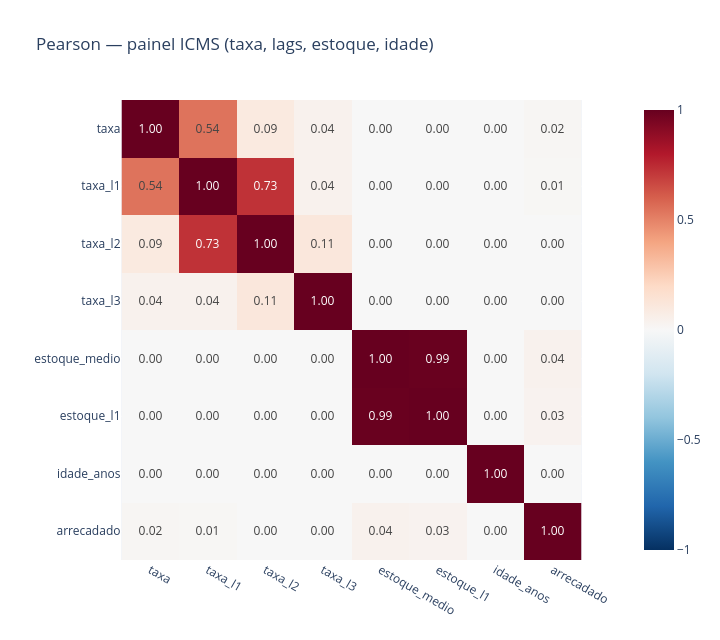

This figure's notebook cell:
### Markdown cell above
### Como ler o heatmap

Células próximas de **+1**: as duas séries sobem/descem juntas (Pearson linear; Spearman monótono). Próximas de **0**: pouca associação linear/monótona. Valores altos em `taxa × taxa_l1` (e `l2`/`l3`) indicam **persistência** da taxa de arrecadação no mesmo débito — sinal útil para os modelos da etapa 6.

`idade_anos × taxa`: se negativo, CDAs mais velhas tendem a arrecadar menos relativo ao estoque (leitura descritiva, não causal).

### Code cell
import polars as pl
import plotly.express as px
from pathlib import Path

out = ARTIFACTS if "ARTIFACTS" in globals() else Path.cwd() / "eda_completo_artifacts"
corr_path = out / "corr_lags_icms.csv"
cdf = pl.read_csv(corr_path)
both = pl.concat([
    cdf.select("var_a", "var_b", "pearson"),
    cdf.filter(pl.col("var_a") != pl.col("var_b")).select(
        pl.col("var_b").alias("var_a"), pl.col("var_a").alias("var_b"), "pearson"
    ),
])
vars_order = ["taxa", "taxa_l1", "taxa_l2", "taxa_l3", "estoque_medio", "estoque_l1", "idade_anos", "arrecadado"]
Z = []
for va in vars_order:
    row = []
    for vb in vars_order:
        hit = both.filter((pl.col("var_a") == va) & (pl.col("var_b") == vb))
        row.append(None if hit.height == 0 else hit["pearson"][0])
    Z.append(row)

fig = px.imshow(
    Z, x=vars_order, y=vars_order, color_continuous_scale="RdBu_r", zmin=-1, zmax=1,
    title="Pearson — painel ICMS (taxa, lags, estoque, idade)",
    text_auto=".2f",
)
fig.update_layout(width=720, height=640)
fig.show()
fig.write_html(str(out / "fig_corr_pearson_lags.html"))

auto = cdf.filter(
    (pl.col("var_a") == "taxa") & pl.col("var_b").is_in(["taxa_l1", "taxa_l2", "taxa_l3"])
).select("var_b", "pearson", "spearman")
fig2 = px.bar(
    auto.to_dicts(), x="var_b", y=["pearson", "spearman"], barmode="group",
    title="Persistência da taxa: corr(taxa, lag k)",
    labels={"var_b": "lag", "value": "correlação"},
)
fig2.show()
fig2.write_html(str(out / "fig_autocorr_taxa_lags.html"))
print("figs salvos")

### Figure 1 — Plotly figure (JSON) as saved in the notebook; plotly's stock layout.template omitted (floating-point values rounded to 4 significant figures)
{"data": [{"coloraxis": "coloraxis", "hovertemplate": "x: %{x}<br>y: %{y}<br>color: %{z}<extra></extra>", "name": "0", "texttemplate": "%{z:.2f}", "type": "heatmap", "x": ["taxa", "taxa_l1", "taxa_l2", "taxa_l3", "estoque_medio", "estoque_l1", "idade_anos", "arrecadado"], "xaxis": "x", "y": ["taxa", "taxa_l1", "taxa_l2", "taxa_l3", "estoque_medio", "estoque_l1", "idade_anos", "arrecadado"], "yaxis": "y", "z": [[1.0, 0.5445, 0.09425, 0.04269, -5.227e-05, -5.031e-05, -9.067e-05, 0.01621], [0.5445, 1.0, 0.7287, 0.04268, -4.081e-05, -4.09e-05, -7.617e-05, 0.01062], [0.09425, 0.7287, 1.0, 0.1108, -3.959e-05, -3.981e-05, -6.656e-05, 0.001418], [0.04269, 0.04268, 0.1108, 1.0, -0.0001384, -0.0001393, -0.0001875, 0.0002904], [-5.227e-05, -4.081e-05, -3.959e-05, -0.0001384, 1.0, 0.9947, 0.001151, 0.04032], [-5.031e-05, -4.09e-05, -3.981e-05, -0.0001393, 0.9947, 1.0, 0.001271, 0.03409], [-9.067e-05, -7.617e-05, -6.656e-05, -0.0001875, 0.001151, 0.001271, 1.0, -0.0004444], [0.01621, 0.01062, 0.001418, 0.0002904, 0.04032, 0.03409, -0.0004444, 1.0]]}], "layout": {"coloraxis": {"autocolorscale": false, "cmax": 1, "cmin": -1, "colorscale": [[0, "rgb(5,48,97)"], [0.1, "rgb(33,102,172)"], [0.2, "rgb(67,147,195)"], [0.3, "rgb(146,197,222)"], [0.4, "rgb(209,229,240)"], [0.5, "rgb(247,247,247)"], [0.6, "rgb(253,219,199)"], [0.7, "rgb(244,165,130)"], [0.8, "rgb(214,96,77)"], [0.9, "rgb(178,24,43)"], [1, "rgb(103,0,31)"]]}, "height": 640, "title": {"text": "Pearson — painel ICMS (taxa, lags, estoque, idade)"}, "width": 720, "xaxis": {"anchor": "y", "constrain": "domain", "domain": [0, 1], "scaleanchor": "y"}, "yaxis": {"anchor": "x", "autorange": "reversed", "constrain": "domain", "domain": [0, 1]}}}
